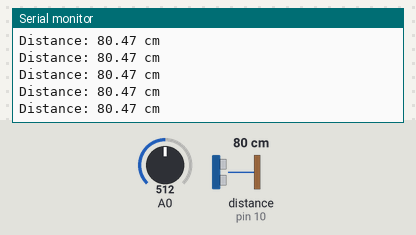
This sketch was run on a simulated Arduino Uno, built with avr-gcc and run on an emulated ATmega328P. Shown: the last lines printed to the serial monitor. Wiring (inferred from the names in the program): ultrasonic range finder: trigger pin 9; echo pin 10. The test bench sets the inputs (shaded band); at power-on: distance to the obstacle (sensor on pin 10) 80 cm, A0 = 512. The echo pulse lasts 58.3 µs per cm.

Above: at 1.2 s.
1.3 s: distance to the obstacle (sensor on pin 10) set to 9 cm
At 1.46 s:
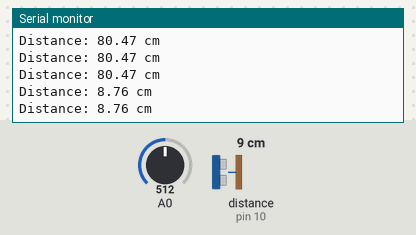
4.3 s: distance to the obstacle (sensor on pin 10) set to 4 cm
At 4.35 s:
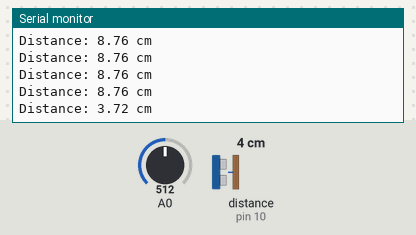
7.3 s: A0 set to 716
At 7.3 s:
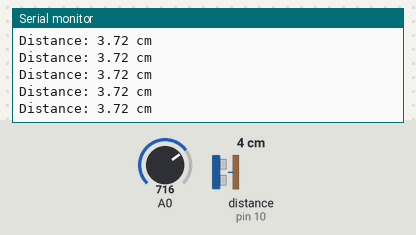
8.8 s: distance to the obstacle (sensor on pin 10) set to 35 cm
At 8.9 s:
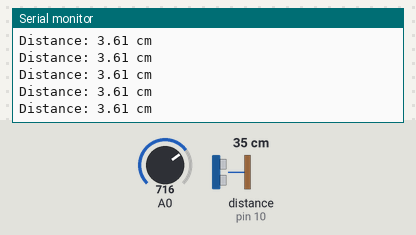
11.8 s: A0 set to 900
At 11.86 s:
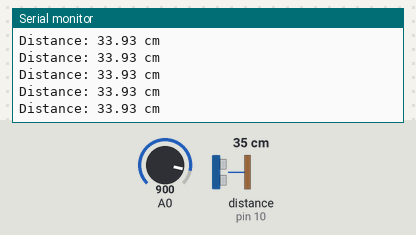
13.3 s: distance to the obstacle (sensor on pin 10) set to 18 cm
At 13.34 s:
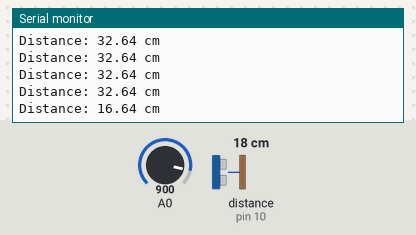
Timing chart, 0 to 16.3 s (numbered marks = the images above; inputs shaded):
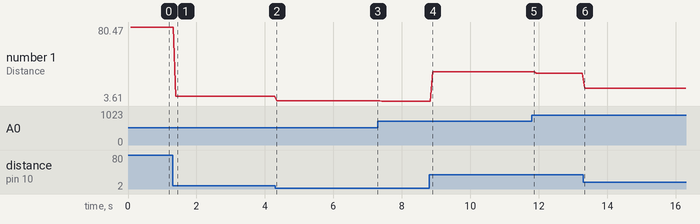

Measured:
- after the input at 1.3 s, the serial monitor: prints a new line after 0.09 s (image 1)
- after the input at 4.3 s, the serial monitor: prints a new line after 0.05 s (image 2)
- after the input at 13.3 s, the serial monitor: prints a new line at once (image 6)
- plotted number 1: 80.47 → 8.76 after the input at 1.3 s, 8.76 → 3.72 after the input at 4.3 s, 3.72 → 3.61 after the input at 7.3 s, 3.61 → 33.93 after the input at 8.8 s, 33.93 → 32.64 after the input at 11.8 s

The sketch:

Day_8.ino
```cpp
const float R_FIXED = 10000.0;
const float R0 = 10000.0;
const float T0 = 298.15;           //Variables from day 7
const float BETA = 3950.0;
float raw = 0;
unsigned long lastPrint = 0;
const unsigned long EVERY_PRINT = 500;

const int TRIG_PIN = 9;
const int ECHO_PIN = 10;
const int NUM_SAMPLES = 5;

float readDistanceOnce(float speedCmPerUs) {
  digitalWrite(TRIG_PIN, LOW);
  delayMicroseconds(2);
  digitalWrite(TRIG_PIN, HIGH);
  delayMicroseconds(10);
  digitalWrite(TRIG_PIN, LOW);

  long duration = pulseIn(ECHO_PIN, HIGH, 30000);
  float distance = duration * speedCmPerUs / 2.0;
  return distance;
}

// Thermistor code from Day 7
float getTempC() {
  unsigned long sum = 0;
  for (int i = 0; i < 64; i++) {
    sum = sum + analogRead(A0);
  }
  raw = sum / 64.0;

  float R = R_FIXED * raw / (1023.0 - raw);
  float T = 1.0 / ((1.0 / T0) + (1.0 / BETA) * log(R / R0));
  float Celsius = T - 273.15;
  return Celsius;
}

void setup() {
  pinMode(TRIG_PIN, OUTPUT);
  pinMode(ECHO_PIN, INPUT);
  Serial.begin(9600);
}

void loop() {
  float tempC = getTempC();

  // Adjust speed of sound based on real-time temperature (m/s converted to cm/µs)
  float speedCmPerUs = (331.3 + 0.606 * tempC) / 10000.0;

  float samples[NUM_SAMPLES];
  for (int i = 0; i < NUM_SAMPLES; i++) {
    samples[i] = readDistanceOnce(speedCmPerUs);
    delay(10);
  }

  // Bubble sort to filter out noise spikes
  for (int i = 0; i < NUM_SAMPLES - 1; i++) {
    bool swapped = false;
    for (int j = 0; j < NUM_SAMPLES - i - 1; j++) {
      if (samples[j] > samples[j + 1]) {
        float temp = samples[j];
        samples[j] = samples[j + 1];
        samples[j + 1] = temp;
        swapped = true;
      }
    }
    if (!swapped) {
      break;
    }
  }

  // Print the median value (middle element)
  Serial.print("Distance: ");
  Serial.print(samples[2]);
  Serial.println(" cm");
  }
```
